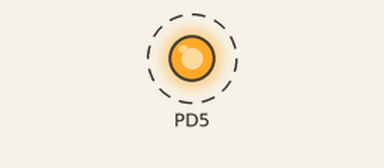
The program below on a simulated ATmega328P, built with avr-gcc and emulated at 16 MHz (the files do not name the chip). On the bench: output pins drawn as LEDs (lit = HIGH). Dashed ring = blinking.

Above: at 0.2 s.
Timing chart, 0 to 3.0 s (numbered marks = the images above):
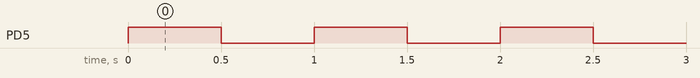

The program:

main.c
```c
/*
 * FirstAtmegaProject.c
 *
 * Created: 19-09-2022 19:49:34
 * Author : keshav
 */

#define F_CPU 16000000UL
#include <avr/io.h>
#include <util/delay.h>

//int main(void)
//{
	//DDRD = DDRD | (1<<3);		/* Make PD3 as output pin */
	//DDRD = DDRD & (~(1<<0));		/* Make PD2 as input pin */
	//PORTD = PORTD | (1<<0);		/* Enable pull-up on PD2 by writing 1 to it */
	//int pin_status;
	//while(1)
	//{
		//pin_status = PIND & (1<<0);	/*Read status of pin PD2 */
		//if(pin_status)			/* Transmit status of pin PD2 on to pin PD3 to drive LED. */
		//{
			//PORTD = PORTD | (1<<3);	/* Switch is open, pin_status = 1, LED is ON */
		//}
		//else
		//{
			//PORTD = PORTD & (~(1<<3));	/* Switch is closed, pin_status = 0, LED is OFF */
		//}
	//}
	//return 0;
//}

//int main(void)
//{
	//DDRD = DDRD | 0b00100000;
	//DDRD = DDRD & 0b11111110;
	//PORTD = PORTD | 0b00000001;
	///* Replace with your application code */
	//while (1)
	//{
		//if((PIND & 0b00000001) > 0) {
			//_delay_ms(100);
			//PORTD = PORTD & 0b11011111;
			//} else {
			//_delay_ms(100);
			//PORTD = PORTD | 0b00100000;
		//}
	//}
//}

int main(void){
	DDRD = DDRD | 0b00100000;
	while(1){
		PORTD = PORTD | 0b00100000;
		_delay_ms(500);
		PORTD = PORTD & 0b11011111;
		_delay_ms(500);
	}
	return 0;
}
```

Measured:
- by itself, PD5: alternates HIGH for 0.50 s and LOW for 0.50 s
